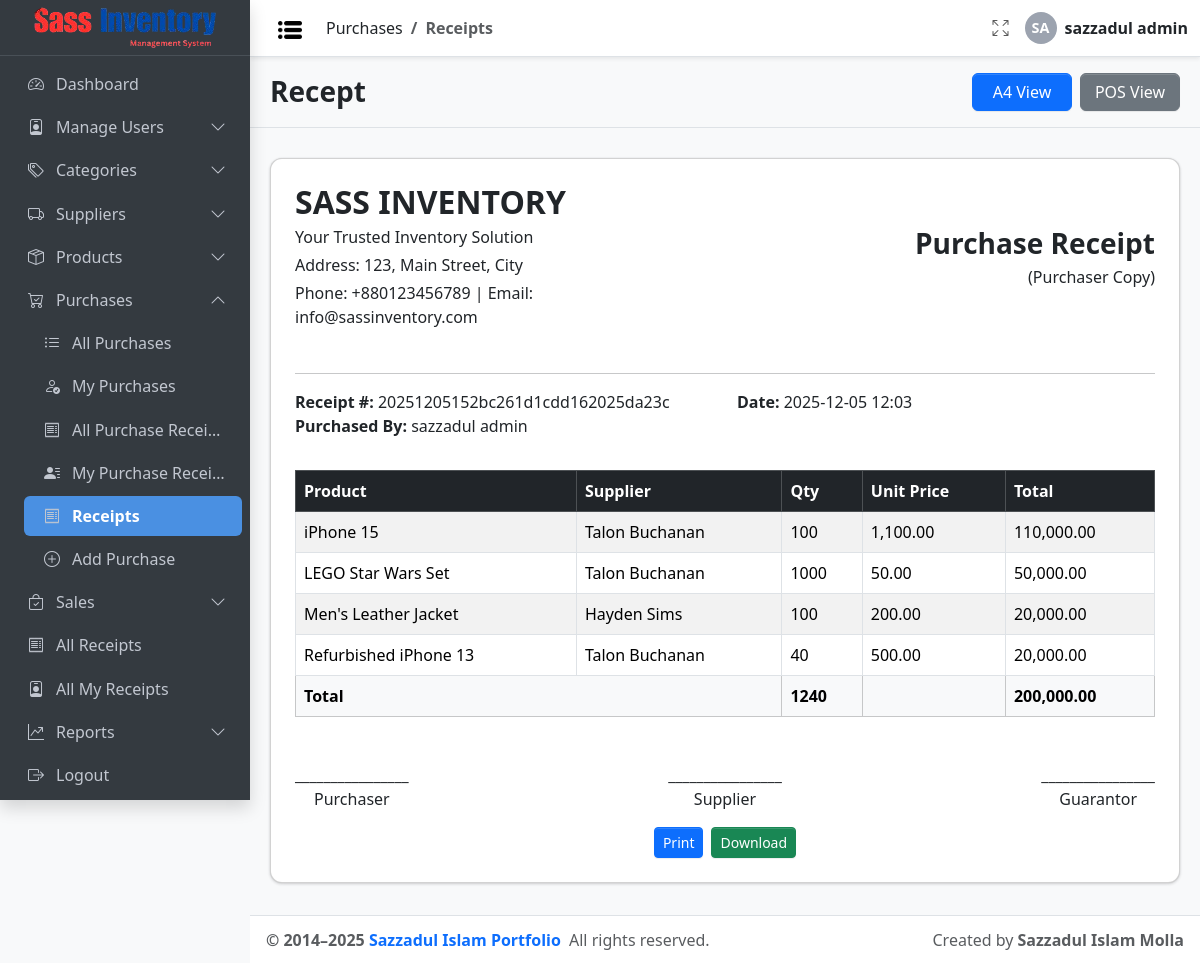
Before: /purchase/receipt.php?id=1 (signed in) with the older database file.
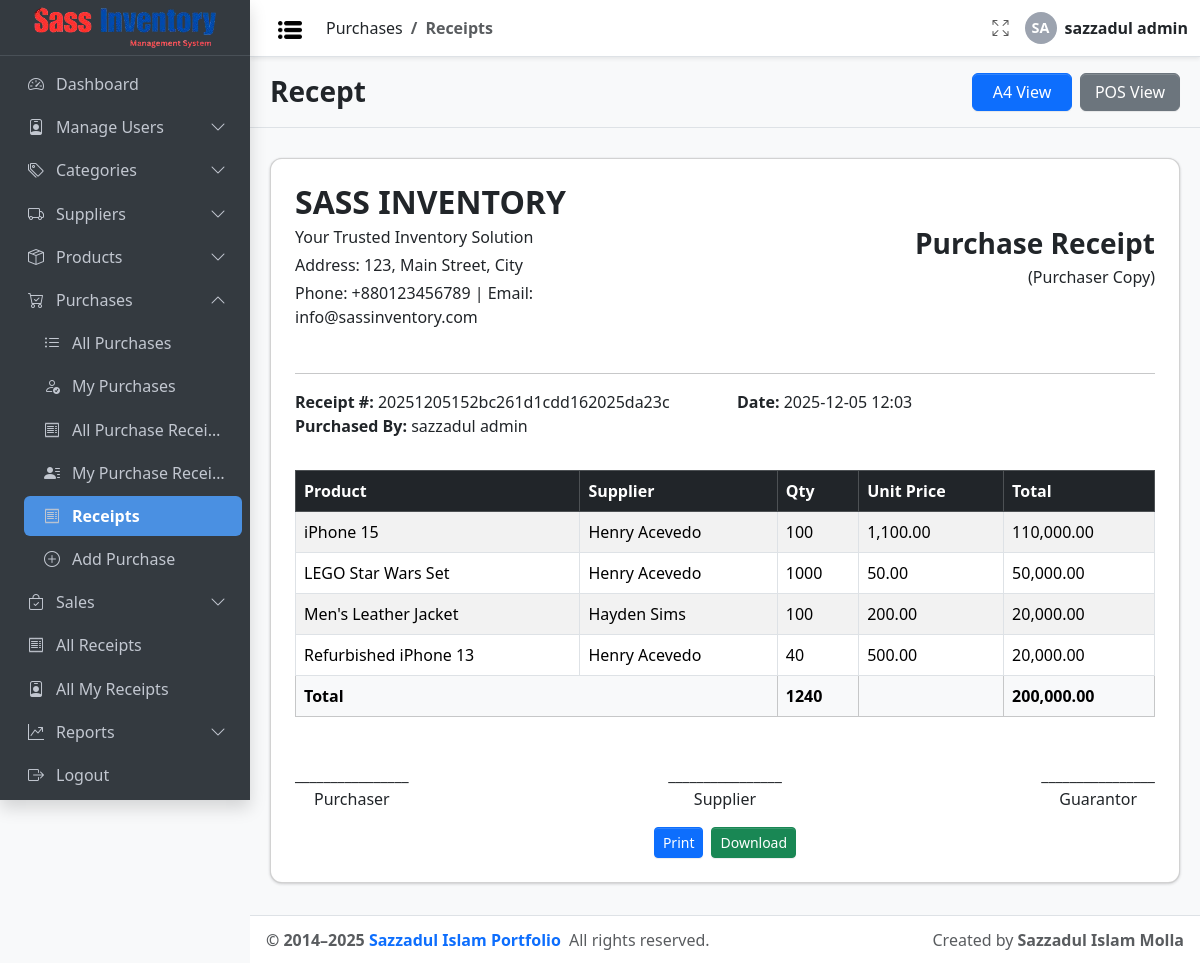
After: the same page with the newer database file.
### tables this page shows
CREATE TABLE `purchase` (
  `id` int(11) NOT NULL,
  `product_id` int(11) NOT NULL,
  `supplier_id` int(11) DEFAULT NULL COMMENT 'Optional',
  `quantity` int(11) NOT NULL,
  `purchase_price` decimal(10,2) DEFAULT NULL,
  `purchase_date` date DEFAULT curdate(),
  `created_at` timestamp NOT NULL DEFAULT current_timestamp(),
  `updated_at` timestamp NOT NULL DEFAULT current_timestamp() COMMENT 'Auto-update on record change',
  `receipt_id` int(11) DEFAULT NULL,
  `purchased_by` int(11) NOT NULL
);

CREATE TABLE `supplier` (
  `id` int(11) NOT NULL,
  `name` varchar(100) NOT NULL,
  `phone` varchar(20) DEFAULT NULL,
  `email` varchar(100) DEFAULT NULL,
  `address` text DEFAULT NULL,
  `contact_person` varchar(100) DEFAULT NULL,
  `type` varchar(50) DEFAULT NULL,
  `created_at` timestamp NOT NULL DEFAULT current_timestamp(),
  `updated_at` timestamp NOT NULL DEFAULT current_timestamp() ON UPDATE current_timestamp()
);

CREATE TABLE `product` (
  `id` int(11) NOT NULL,
  `name` varchar(100) NOT NULL,
  `category_id` int(11) DEFAULT NULL COMMENT 'Nullable — ON DELETE SET NULL',
  `supplier_id` int(11) DEFAULT NULL COMMENT 'Nullable — ON DELETE SET NULL',
  `price` decimal(10,2) NOT NULL,
  `quantity_in_stock` int(11) DEFAULT 0,
  `created_at` timestamp NOT NULL DEFAULT current_timestamp(),
  `updated_at` timestamp NOT NULL DEFAULT current_timestamp() COMMENT 'Auto-update on record change'
);

### config/db_config.php (called while the page is built, shortened)
<?php
$Project_URL = "http://localhost/Sass_Inventory_Management/";

### purchase/receipt.php (the view, shortened to what this page needs)
<?php
include_once __DIR__ . '/../config/auth_guard.php';
?>
<!doctype html>
<html lang="en">
<head>
  <link rel="stylesheet"
    href="https://cdn.jsdelivr.net/npm/@fontsource/source-sans-3@5.0.12/index.css"
    media="print" onload="this.media='all'" />
  <link rel="stylesheet" href="https://cdn.jsdelivr.net/npm/bootstrap-icons@1.13.1/font/bootstrap-icons.min.css" />
  <link rel="stylesheet" href="https://cdn.jsdelivr.net/npm/bootstrap@5.3.7/dist/css/bootstrap.min.css">
  <link rel="stylesheet" href="<?= $Project_URL ?>/css/adminlte.css" />
</head>
<?php
$receiptId = isset($_GET['id']) ? intval($_GET['id']) : 0;
$conn = connectDB();
$stmt = $conn->prepare("
    SELECT r.*, u.username AS purchaser_name
    FROM receipt r
    LEFT JOIN user u ON r.created_by = u.id
    WHERE r.id = ? AND r.type = 'purchase'
");
$stmt->bind_param("i", $receiptId);
$stmt->execute();
$receipt = $stmt->get_result()->fetch_assoc();
$stmt = $conn->prepare("
    SELECT p.*, pr.name AS product_name, s.name AS supplier_name
    FROM purchase p
    LEFT JOIN product pr ON p.product_id = pr.id
    LEFT JOIN supplier s ON p.supplier_id = s.id
    WHERE p.receipt_id = ?
");
$stmt->bind_param("i", $receiptId);
$stmt->execute();
$purchaseItems = $stmt->get_result()->fetch_all(MYSQLI_ASSOC);
$totalQty = 0;
$totalAmount = 0;
foreach ($purchaseItems as $item) {
  $totalQty += $item['quantity'];
  $totalAmount += $item['purchase_price'];
}
?>
<body class="layout-fixed sidebar-expand-lg bg-body-tertiary">
  <div class="app-wrapper">
    <?php include_once '../Inc/Navbar.php'; ?>
    <?php include_once '../Inc/Sidebar.php'; ?>
    <main class="app-main">
      <div class="app-content-header py-3 border-bottom">
        <div class="container-fluid d-flex justify-content-between align-items-center flex-wrap">
          <h3 class="mb-0" style="font-weight: 800;">Recept</h3>
          <div class="d-flex gap-2">
            <button id="btnA4" class="btn btn-primary" style="width: 100px;">A4 View</button>
            <button id="btnPOS" class="btn btn-secondary" style="width: 100px;">POS View</button>
          </div>
        </div>
      </div>
      <div id="a4View" class="card p-4">
        <div class="row mb-4 align-items-center">
          <div class="col-md-6">
            <h2 class="fw-bold mb-1"><?= strtoupper($Project_Name ?? 'Sass Inventory') ?></h2>
            <p class="mb-1">Your Trusted Inventory Solution</p>
            <p class="mb-1">Address: 123, Main Street, City</p>
            <p class="mb-1">Phone: +880123456789 | Email: info@sassinventory.com</p>
          </div>
          <div class="col-md-6 text-md-end">
            <h3 class="fw-bold mb-1">Purchase Receipt</h3>
            <p class="mb-0">(Purchaser Copy)</p>
          </div>
        </div>
        <hr>
        <div class="row mb-3">
          <div class="col-md-6"><strong>Receipt #:</strong> <?= htmlspecialchars($receipt['receipt_number']) ?></div>
          <div class="col-md-6"><strong>Date:</strong> <?= date('Y-m-d H:i', strtotime($receipt['created_at'])) ?></div>
          <div class="col-md-6"><strong>Purchased By:</strong> <?= htmlspecialchars($receipt['purchaser_name']) ?></div>
        </div>
        <table class="table table-bordered table-striped mt-3">
          <thead class="table-dark">
            <tr>
              <th>Product</th>
              <th>Supplier</th>
              <th>Qty</th>
              <th>Unit Price</th>
              <th>Total</th>
            </tr>
          </thead>
          <tbody>
            <?php foreach ($purchaseItems as $item):
              $unitPrice = $item['purchase_price'] / $item['quantity'];
            ?>
              <tr>
                <td><?= htmlspecialchars($item['product_name']) ?></td>
                <td><?= htmlspecialchars($item['supplier_name']) ?></td>
                <td><?= $item['quantity'] ?></td>
                <td><?= number_format($unitPrice, 2) ?></td>
                <td><?= number_format($item['purchase_price'], 2) ?></td>
              </tr>
            <?php endforeach; ?>
          </tbody>
          <tfoot class="table-light">
            <tr>
              <th colspan="2">Total</th>
              <th><?= $totalQty ?></th>
              <th></th>
              <th><?= number_format($totalAmount, 2) ?></th>
            </tr>
          </tfoot>
        </table>
        <div class="signature">
          <div>________________<br>Purchaser</div>
          <div>________________<br>Supplier</div>
          <div>________________<br>Guarantor</div>
        </div>
        <div class="mt-3 d-flex justify-content-center gap-2">
          <button class="btn btn-primary btn-sm" onclick="window.print()">Print</button>
          <button class="btn btn-success btn-sm" onclick="downloadPDF('a4View')">Download</button>
        </div>
      </div>
    </main>
    <?php include_once '../Inc/Footer.php'; ?>
  </div>
</body>
</html>

Changed rows visible on the page:
changed through a linked row, purchase "iPhone 15": supplier.name "Talon Buchanan" → "Henry Acevedo"
changed through a linked row, purchase "LEGO Star Wars Set": supplier.name "Talon Buchanan" → "Henry Acevedo"
changed through a linked row, purchase "Refurbished iPhone 13": supplier.name "Talon Buchanan" → "Henry Acevedo"
